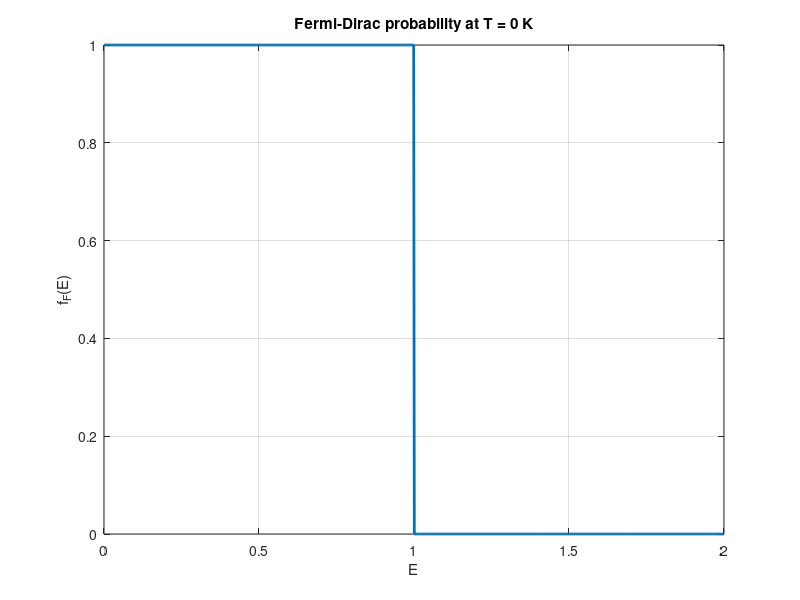

The MATLAB script that drew this image:
E = linspace(0, 2, 1000);
EF = 1;

f = double(E < EF);

plot(E,f,'LineWidth',2)
xlabel('E')
ylabel('f_F(E)')
title('Fermi-Dirac probability at T = 0 K')
grid on
